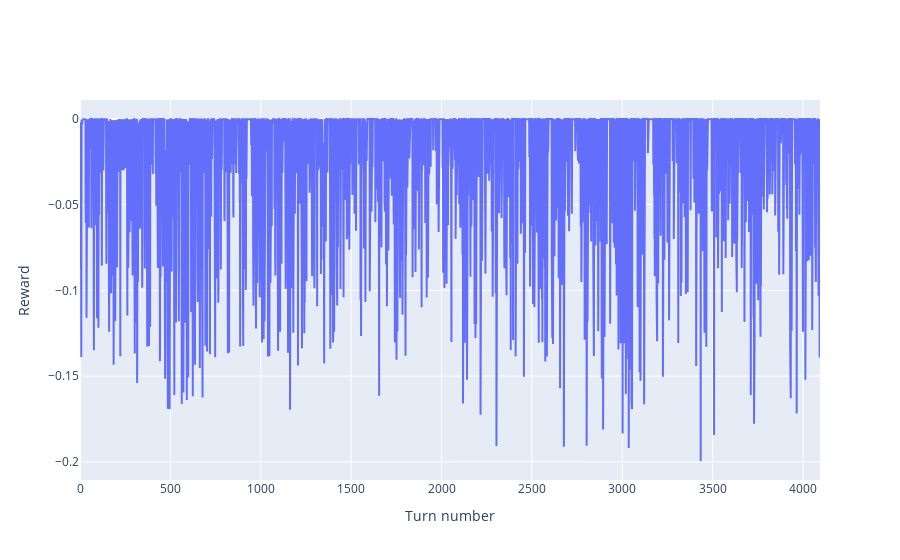

Notebook cell for this chart:
### Code cell
experiment.reward_plot(trader)

### Figure 1 — Plotly figure (JSON) as saved in the notebook; plotly's stock layout.template omitted (floating-point values rounded to 4 significant figures; data arrays with more than 128 entries replaced by an {"elided": "..."} marker saying what was removed)
{"data": [{"type": "scatter", "y": {"elided": "4095 float values"}}], "layout": {"xaxis": {"title": {"text": "Turn number"}}, "yaxis": {"title": {"text": "Reward"}}}}
